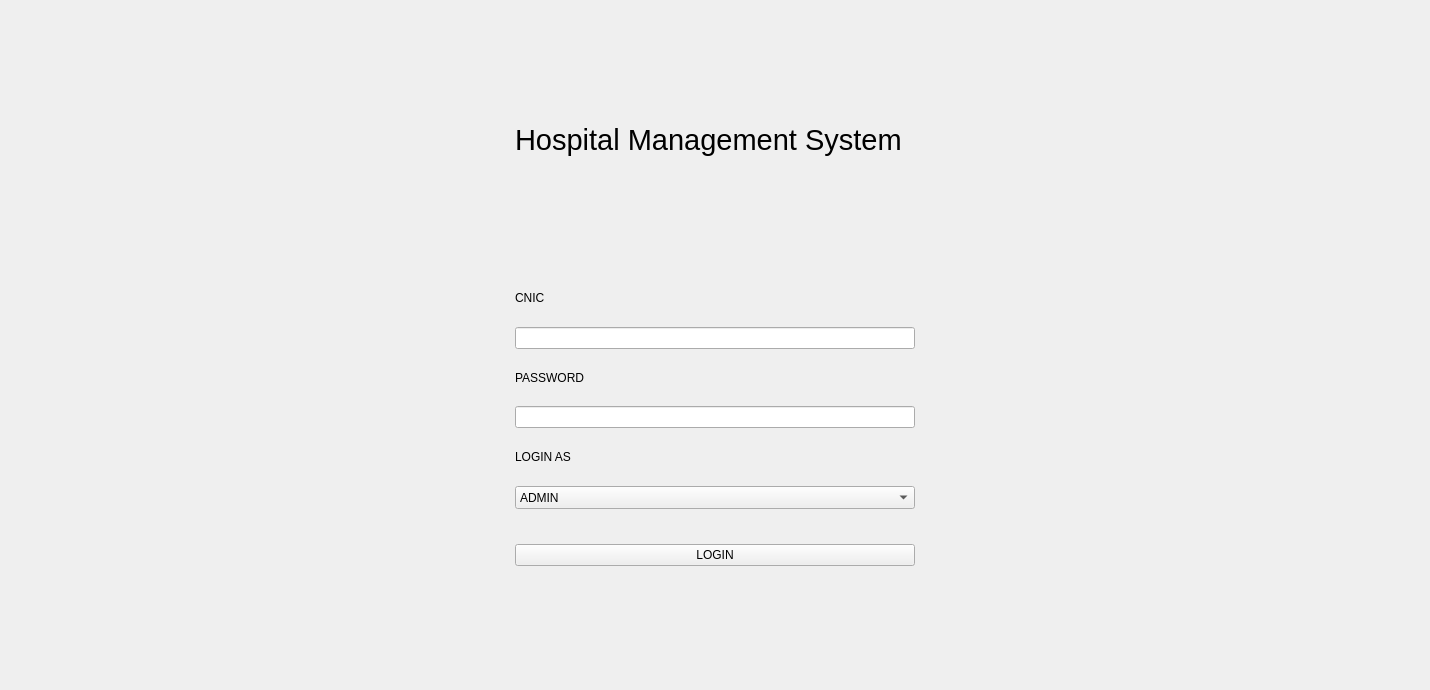
<?xml version="1.0" encoding="UTF-8"?>
<ui version="4.0">
 <class>Frame</class>
 <widget class="QFrame" name="Frame">
  <property name="geometry">
   <rect>
    <x>0</x>
    <y>0</y>
    <width>1430</width>
    <height>690</height>
   </rect>
  </property>
  <property name="windowTitle">
   <string>Frame</string>
  </property>
  <layout class="QGridLayout" name="gridLayout">
   <item row="2" column="0">
    <widget class="QWidget" name="widget" native="true">
     <property name="maximumSize">
      <size>
       <width>400</width>
       <height>300</height>
      </size>
     </property>
     <layout class="QVBoxLayout" name="verticalLayout_2">
      <property name="leftMargin">
       <number>0</number>
      </property>
      <property name="topMargin">
       <number>0</number>
      </property>
      <property name="rightMargin">
       <number>0</number>
      </property>
      <item>
       <layout class="QVBoxLayout" name="verticalLayout_5">
        <item>
         <widget class="QLabel" name="cnic_lable">
          <property name="text">
           <string>CNIC</string>
          </property>
         </widget>
        </item>
        <item>
         <widget class="QLineEdit" name="cnic_input"/>
        </item>
        <item>
         <widget class="QLabel" name="passoword_lable">
          <property name="text">
           <string>PASSWORD</string>
          </property>
         </widget>
        </item>
        <item>
         <widget class="QLineEdit" name="password_input"/>
        </item>
        <item>
         <widget class="QLabel" name="login_as_lable">
          <property name="text">
           <string>LOGIN AS</string>
          </property>
         </widget>
        </item>
        <item>
         <widget class="QComboBox" name="login_as_input">
          <property name="maximumSize">
           <size>
            <width>16777215</width>
            <height>23</height>
           </size>
          </property>
          <item>
           <property name="text">
            <string>ADMIN</string>
           </property>
          </item>
          <item>
           <property name="text">
            <string>DOCTOR</string>
           </property>
          </item>
         </widget>
        </item>
        <item>
         <widget class="QLabel" name="error_label">
          <property name="maximumSize">
           <size>
            <width>16777215</width>
            <height>23</height>
           </size>
          </property>
          <property name="text">
           <string/>
          </property>
         </widget>
        </item>
        <item>
         <widget class="QPushButton" name="login_button">
          <property name="minimumSize">
           <size>
            <width>0</width>
            <height>0</height>
           </size>
          </property>
          <property name="styleSheet">
           <string notr="true"/>
          </property>
          <property name="text">
           <string>LOGIN</string>
          </property>
         </widget>
        </item>
       </layout>
      </item>
     </layout>
    </widget>
   </item>
   <item row="1" column="0">
    <widget class="QLabel" name="title_label">
     <property name="maximumSize">
      <size>
       <width>400</width>
       <height>50</height>
      </size>
     </property>
     <property name="font">
      <font>
       <pointsize>22</pointsize>
      </font>
     </property>
     <property name="text">
      <string>Hospital Management System</string>
     </property>
    </widget>
   </item>
  </layout>
 </widget>
 <resources/>
 <connections/>
</ui>
